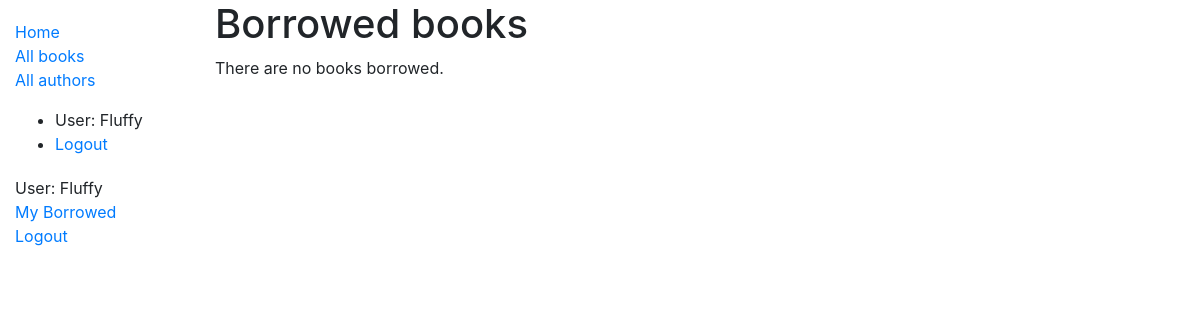
Page /catalog/mybooks/ (signed in) on the earlier database version.
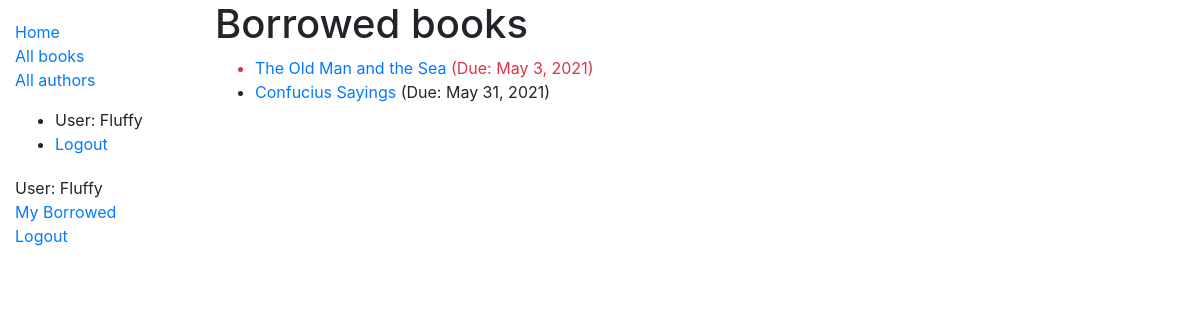
Same page on the later database version.
### catalog/models.py (models this page shows, shortened)
class BookInstance(models.Model):
    id = models.UUIDField(primary_key=True, default=uuid.uuid4, help_text='Unique ID for this particular book across whole library')
    book = models.ForeignKey('Book', on_delete=models.RESTRICT, null=True)
    imprint = models.CharField(max_length=200)
    due_back = models.DateField(null=True, blank=True)
    borrower = models.ForeignKey(User, on_delete=models.SET_NULL, null=True, blank=True)
    LOAN_STATUS = (
        ('m', 'Maintenance'),
        ('o', 'On loan'),
        ('a', 'Available'),
        ('r', 'Reserved'),
    )
    status = models.CharField(
        max_length=1,
        choices=LOAN_STATUS,
        blank=True,
        default='m',
        help_text='Book availability',
    )
    @property
    def is_overdue(self):
        if self.due_back and date.today() > self.due_back:
            return True
        return False
    class Meta:
        ordering = ['due_back']
        permissions = (("can_mark_returned", "Set book as returned"),)

class Book(models.Model):
    title = models.CharField(max_length=200)
    author = models.ForeignKey('Author', on_delete=models.SET_NULL, null=True)
    summary = models.TextField(max_length=1000, help_text='Enter a brief description of the book')
    isbn = models.CharField('ISBN', max_length=13, unique=True,
                             help_text='13 Character <a href="https://www.isbn-international.org/content/what-isbn">ISBN number</a>')
    genre = models.ManyToManyField(Genre, help_text='Select a genre for this book')
    language = models.ForeignKey('Language', on_delete=models.SET_NULL, null=True)
    def display_genre(self):
        """Create a string for the Genre. This is required to display genre in Admin."""
        return ', '.join(genre.name for genre in self.genre.all()[:3])
    display_genre.short_description = 'Genre'

### catalog/views.py (the view)
# urls.py: path('mybooks/', views.LoanedBooksByUserListView.as_view(), name='my-borrowed'),
class LoanedBooksByUserListView(LoginRequiredMixin,generic.ListView):
    model = BookInstance
    template_name ='catalog/bookinstance_list_borrowed_user.html'
    paginate_by = 10
    def get_queryset(self):
        return BookInstance.objects.filter(borrower=self.request.user).filter(status__exact='o').order_by('due_back')

### catalog/templates/catalog/bookinstance_list_borrowed_user.html
{% extends "base_generic.html" %}
{% block content %}
    <h1>Borrowed books</h1>
    {% if bookinstance_list %}
    <ul>
      {% for bookinst in bookinstance_list %}
      <li class="{% if bookinst.is_overdue %}text-danger{% endif %}">
        <a href="{% url 'book-detail' bookinst.book.pk %}">{{bookinst.book.title}}</a> (Due: {{ bookinst.due_back }})
      </li>
      {% endfor %}
    </ul>
    {% else %}
      <p>There are no books borrowed.</p>
    {% endif %}
{% endblock %}

Differences in the rows shown:
now on this page (row edited): BookInstance: book "The Old Man and the Sea", due_back "May 3, 2021"
now on this page (row edited): BookInstance: book "Confucius Sayings", due_back "May 31, 2021"
Other differences:
text no longer shown: "There are no books borrowed."
